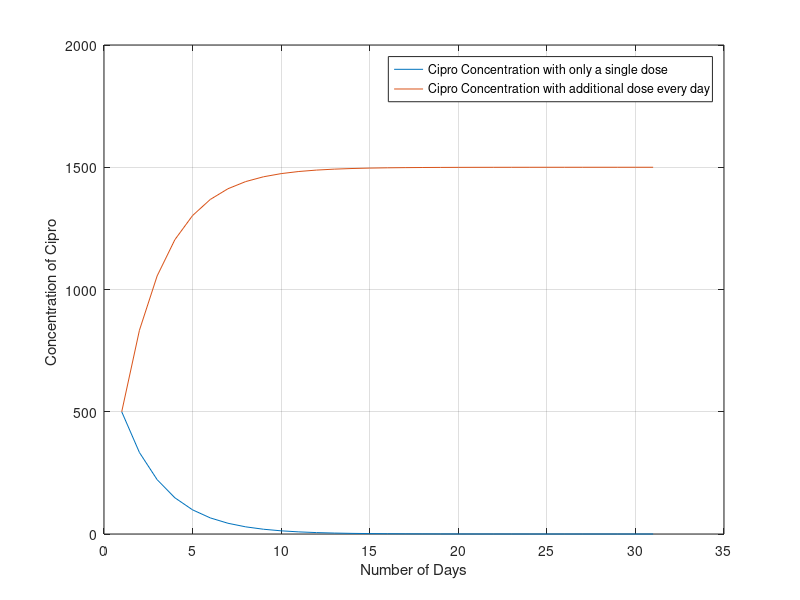

This chart was generated by the following MATLAB code:
clear all;
% 3a 
F(1) = 500;

for i = 1: 30
    F(i+1) = (2/3) * F(i)
end

disp('The concentration of Cipro in the patient blood at the end of day for first thirty days are: ');
disp(F(2: end) )

plot(F)
xlabel('Number of Days')
ylabel('Concentration of Cipro ')

grid on;
hold on;

% 3b 

Q(1) = 500;

for i = 1: 30
    Q(i+1) = (2/3) * Q(i) + 500
end

disp('The concentration of Cipro in the patient blood at the end of day for first thirty days are: ');
disp(Q(2: end) )

plot(Q)
legend('Cipro Concentration with only a single dose', 'Cipro Concentration with additional dose every day')



